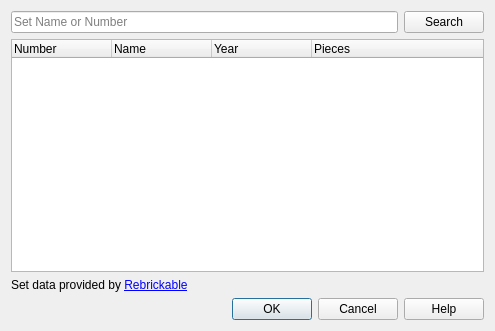
<?xml version="1.0" encoding="UTF-8"?>
<ui version="4.0">
 <class>swSetsDatabaseDialog</class>
 <widget class="QDialog" name="swSetsDatabaseDialog">
  <property name="whatsThis">
   <string>&lt;p&gt;&lt;b&gt;Import Set Inventory&lt;/b&gt;&lt;/p&gt;&lt;p&gt;Search the online Rebrickable database by set name or number. Select a result and choose OK, or double-click it, to download the set inventory for the operation that opened this dialog.&lt;/p&gt;&lt;p&gt;An internet connection is required for searching and downloading inventories.&lt;/p&gt;</string>
  </property>
  <property name="geometry">
   <rect>
    <x>0</x>
    <y>0</y>
    <width>495</width>
    <height>331</height>
   </rect>
  </property>
  <property name="windowTitle">
   <string>Import Set Inventory</string>
  </property>
  <layout class="QVBoxLayout" name="verticalLayout">
   <item>
    <layout class="QHBoxLayout" name="horizontalLayout">
     <item>
      <widget class="QLineEdit" name="SearchEdit">
       <property name="toolTip">
        <string>Enter a set name or number, then press Enter or choose Search.</string>
       </property>
       <property name="accessibleName">
        <string>Set Name or Number</string>
       </property>
       <property name="whatsThis">
        <string>&lt;p&gt;&lt;b&gt;Search Sets&lt;/b&gt;&lt;/p&gt;&lt;p&gt;Enter a set number or words from its name. Press Enter or choose Search to retrieve matching sets. Refine the search if the set you want is not listed.&lt;/p&gt;</string>
       </property>
       <property name="placeholderText">
        <string>Set Name or Number</string>
       </property>
      </widget>
     </item>
     <item>
      <widget class="QPushButton" name="SearchButton">
       <property name="toolTip">
        <string>Search the online database using the entered name or number.</string>
       </property>
       <property name="text">
        <string>Search</string>
       </property>
      </widget>
     </item>
    </layout>
   </item>
   <item>
    <widget class="QTreeWidget" name="SetsTree">
     <property name="toolTip">
      <string>Select a set to download its piece inventory.</string>
     </property>
     <property name="accessibleName">
      <string>Set Search Results</string>
     </property>
     <property name="whatsThis">
      <string>&lt;p&gt;&lt;b&gt;Search Results&lt;/b&gt;&lt;/p&gt;&lt;p&gt;Results show the set number, name, release year, and piece count. Select the desired set and choose OK, or double-click its row, to download its inventory.&lt;/p&gt;</string>
     </property>
     <property name="rootIsDecorated">
      <bool>false</bool>
     </property>
     <property name="uniformRowHeights">
      <bool>true</bool>
     </property>
     <property name="allColumnsShowFocus">
      <bool>true</bool>
     </property>
     <property name="columnCount">
      <number>4</number>
     </property>
     <column>
      <property name="text">
       <string>Number</string>
      </property>
     </column>
     <column>
      <property name="text">
       <string>Name</string>
      </property>
     </column>
     <column>
      <property name="text">
       <string>Year</string>
      </property>
     </column>
     <column>
      <property name="text">
       <string>Pieces</string>
      </property>
     </column>
    </widget>
   </item>
   <item>
    <widget class="QLabel" name="label">
     <property name="text">
      <string>Set data provided by &lt;a href=&quot;https://www.rebrickable.com&quot;&gt;Rebrickable&lt;/a&gt;</string>
     </property>
     <property name="openExternalLinks">
      <bool>true</bool>
     </property>
    </widget>
   </item>
   <item>
    <widget class="QDialogButtonBox" name="buttonBox">
     <property name="orientation">
      <enum>Qt::Horizontal</enum>
     </property>
     <property name="standardButtons">
      <set>QDialogButtonBox::Cancel|QDialogButtonBox::Help|QDialogButtonBox::Ok</set>
     </property>
    </widget>
   </item>
  </layout>
 </widget>
 <resources/>
 <connections>
  <connection>
   <sender>buttonBox</sender>
   <signal>accepted()</signal>
   <receiver>swSetsDatabaseDialog</receiver>
   <slot>accept()</slot>
   <hints>
    <hint type="sourcelabel">
     <x>248</x>
     <y>254</y>
    </hint>
    <hint type="destinationlabel">
     <x>157</x>
     <y>274</y>
    </hint>
   </hints>
  </connection>
  <connection>
   <sender>buttonBox</sender>
   <signal>rejected()</signal>
   <receiver>swSetsDatabaseDialog</receiver>
   <slot>reject()</slot>
   <hints>
    <hint type="sourcelabel">
     <x>316</x>
     <y>260</y>
    </hint>
    <hint type="destinationlabel">
     <x>286</x>
     <y>274</y>
    </hint>
   </hints>
  </connection>
 </connections>
</ui>
